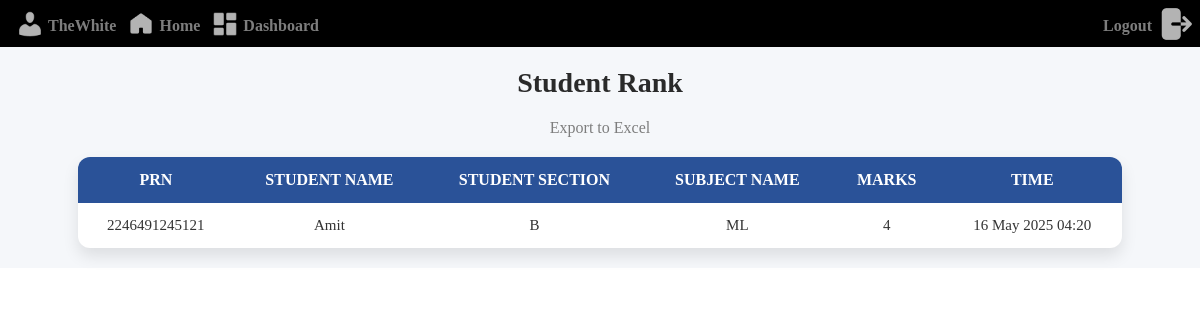
/result/ (signed in), run on an earlier commit of the app's database.
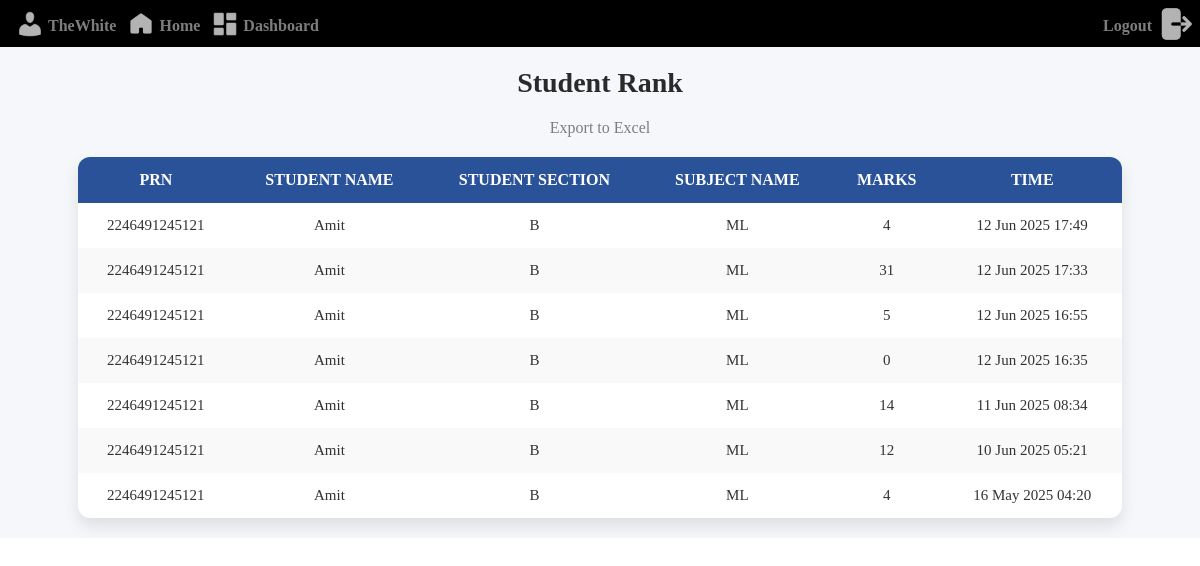
And on a later commit of the database.
### quiz/models.py (models this page shows)
class Result(models.Model):
    std_name = models .CharField(max_length = 225,default=0)
    teach_username=models.CharField(max_length= 255,default=0)
    user_name = models .CharField(max_length = 225,default=0)
    std_section = models .CharField(max_length = 225,default=0)
    subject_name =models .CharField(max_length = 225,default=0)
    marks = models.IntegerField(default=0)
    PRN =models.CharField(max_length=225,default=0)
    test_created_at = models.DateTimeField(auto_now_add=True)
    test_updated_at = models.DateTimeField(auto_now=True)

### quiz_app/views.py (the view)
# urls.py: path('result/', views.result, name='result'),
def result(request):
    username = request.session.get('username')
    subject_names = CreateClass.objects.filter(user_name=username).values_list('subject', flat=True)
    results = Result.objects.filter(subject_name__in=subject_names).order_by('-test_created_at')
    context ={
        'results': results,
        'username': username
    }
    return render(request, 'result.html', context)

### templates/result.html (shortened to what this page needs)
<!DOCTYPE html>
{% load static %}
<html lang="en">
<head>
    <link rel="stylesheet" href="{% static 'css/result_student.css' %}">
</head>
<body>
    <main>
        <nav>
            <div class="nav-content">
                <div class="username">
                    <div class="img">
                        <img src="{% static 'source/admin-users.png' %}" alt="Quiz Time Logo">
                    </div>
                    <div class="name">
                        <h4>{{username}}</h4>
                    </div>
                </div>
                <div class="home">
                    <div class="img">
                        <img src="{% static 'source/home.png' %}" alt="Quiz Time Logo">
                    </div>
                    <div class="name">
                        <a href="#"><h4>Home</h4></a>
                    </div>
                </div>
                <div class="dashboard">
                    <div class="img">
                        <img src="{% static 'source/dashboard-rounded.png' %}" alt="Quiz Time Logo">
                    </div>
                    <div class="name">
                        <a href="#"><h4>Dashboard</h4></a>
                    </div>
                </div>
            </div>
            <div class="nav-content-right">
                <div class="img">
                    <img src="{% static 'source/logout.png' %}" alt="Quiz Time Logo">
                </div>
                <div class="name">
                    <a href="{% url 'logout_teach' %}"><h4>Logout</h4></a>
                </div>
            </div>
        </nav>
        <div class="student_rank">
            <h1>Student Rank</h1>
            <div class="student_rank_content">
                <div class="export-btn" style="margin: 20px 0;">
                    <a href="{% url 'export_results' %}" class="btn">Export to Excel</a>
                </div>
                <table class="rank-table">
                    <thead>
                        <tr>
                            <th>PRN</th>
                            <th>Student Name</th>
                            <th>Student Section</th>
                            <th>Subject Name</th>
                            <th>Marks</th>
                            <th>Time</th>
                        </tr>
                    </thead>
                    <tbody>
                        {% for result in results %}
                        <tr>
                            <td>{{ result.PRN }}</td>
                            <td>{{ result.std_name }}</td>
                            <td>{{ result.std_section }}</td>
                            <td>{{ result.subject_name }}</td>
                            <td>{{ result.marks }}</td>
                            <td>{{ result.test_created_at|date:"d M Y H:i" }}</td>
                        </tr>
                        {% empty %}
                        <tr>
                            <td colspan="6">No results found for this user.</td>
                        </tr>
                        {% endfor %}
                    </tbody>
                </table>
            </div>
        </div>
    </main>
</body>
</html>

### static/css/result_student.css (style rules this page uses)
* { margin: 0; padding: 0; box-sizing: border-box; }
html, body { width: 100%; height: 100%; }
main { width: 100%; height: 100%; }
nav { background-color: #000; display: flex; flex-direction: row; justify-content: space-between; padding: 5px 5px 0px 5px; }
.nav-content { display: flex; flex-direction: row; justify-content: space-between; align-items: center; }
.username, .home, .dashboard { display: flex; flex-direction: row; justify-content: center; align-items: center; color: rgb(125, 125, 125); gap: 3px; }
a { text-decoration: none; color: rgb(125, 125, 125); }
.username img, .home img, .dashboard img { width: 30px; height: 30px; margin-left: 10px; }
.nav-content-right { display: flex; flex-direction: row-reverse; justify-content: space-between; align-items: center; color: rgb(164, 163, 163); gap: 5px; }
.student_rank { padding: 20px; text-align: center; background-color: #f5f7fa; }
.student_rank h1 { color: #2a2a2a; margin-bottom: 20px; font-size: 28px; }
.rank-table { width: 90%; margin: 0 auto; border-collapse: collapse; background-color: white; box-shadow: 0 8px 16px rgba(0,0,0,0.1); border-radius: 12px; overflow: hidden; }
.rank-table th, .rank-table td { padding: 14px 18px; text-align: center; }
.rank-table th { background-color: #2a5298; color: white; font-size: 16px; text-transform: uppercase; }
.rank-table tr:nth-child(even) { background-color: #f9f9f9; }
.rank-table td { font-size: 15px; color: #333; }

What changed in the data, as far as the page shows it:
added Result: PRN "2246491245121", std_name "Amit", std_section "B", subject_name "ML", marks "4", test_created_at "12 Jun 2025 17:49"
added Result: PRN "2246491245121", std_name "Amit", std_section "B", subject_name "ML", marks "31", test_created_at "12 Jun 2025 17:33"
added Result: PRN "2246491245121", std_name "Amit", std_section "B", subject_name "ML", marks "5", test_created_at "12 Jun 2025 16:55"
added Result: PRN "2246491245121", std_name "Amit", std_section "B", subject_name "ML", marks "0", test_created_at "12 Jun 2025 16:35"
added Result: PRN "2246491245121", std_name "Amit", std_section "B", subject_name "ML", marks "14", test_created_at "11 Jun 2025 08:34"
added Result: PRN "2246491245121", std_name "Amit", std_section "B", subject_name "ML", marks "12", test_created_at "10 Jun 2025 05:21"
